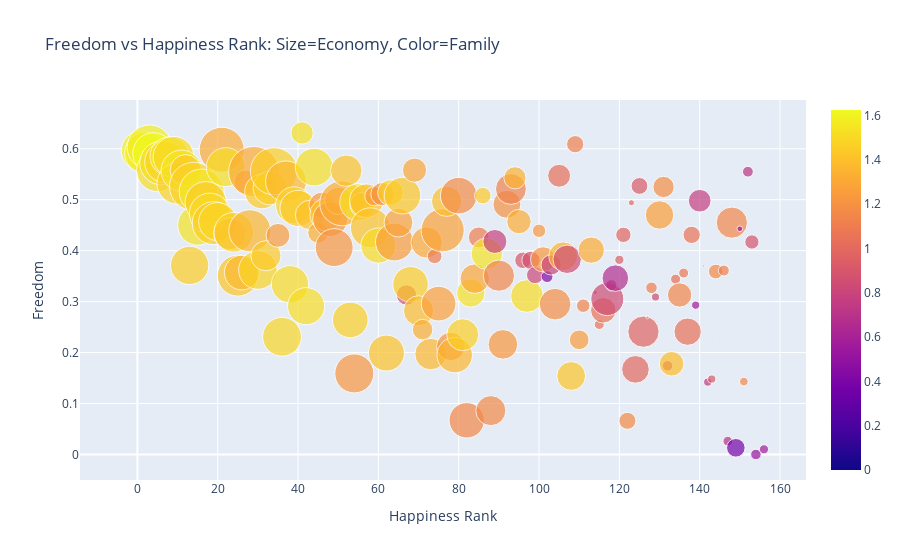

Source (notebook cell):
### Code cell
import chart_studio.plotly as py
import plotly.graph_objs as go
from plotly.offline import init_notebook_mode, iplot
init_notebook_mode(connected=True)
data_select = df19
econ_size  = data_select['GDP per capita']*30
social_color = data_select['Social support']
data = [
    {
        'y': data_select['Freedom to make life choices'],
        'x': data_select['Overall rank'],
        'mode': 'markers',
        'marker': {
            'color': social_color,
            'size': econ_size,
            'showscale': True
        },
        "text" :  data_select.Country    
    }
]
layout = dict(title='Freedom vs Happiness Rank: Size=Economy, Color=Family',
              xaxis=dict(title='Happiness Rank'),
              yaxis=dict(title='Freedom'))
fig = go.Figure(data=data,layout=layout)
iplot(fig)

### Figure 1 — Plotly figure (JSON) as saved in the notebook; plotly's stock layout.template omitted (floating-point values rounded to 4 significant figures; data arrays with more than 128 entries replaced by an {"elided": "..."} marker saying what was removed)
{"data": [{"marker": {"color": {"elided": "156 float values"}, "showscale": true, "size": {"elided": "156 float values"}}, "mode": "markers", "text": {"elided": "156 str values"}, "type": "scatter", "x": {"elided": "156 int values"}, "y": {"elided": "156 float values"}}], "layout": {"title": {"text": "Freedom vs Happiness Rank: Size=Economy, Color=Family"}, "xaxis": {"title": {"text": "Happiness Rank"}}, "yaxis": {"title": {"text": "Freedom"}}}}
